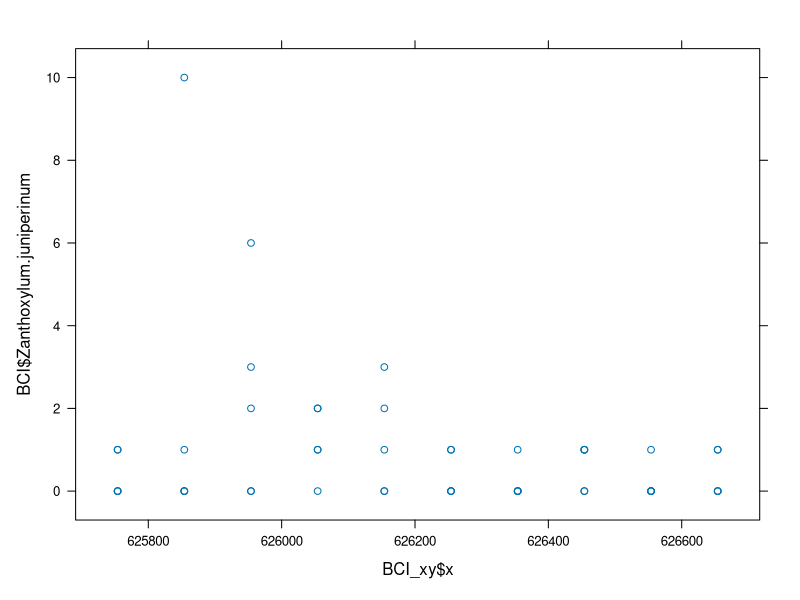
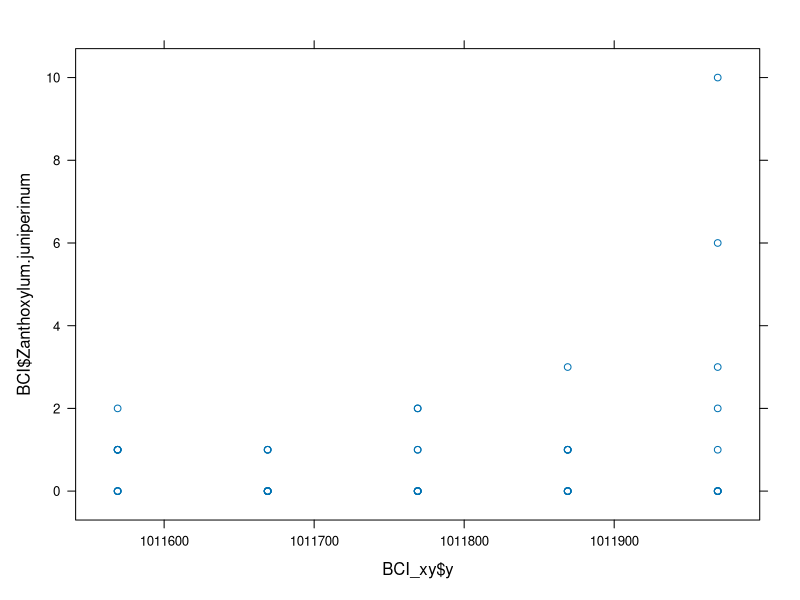
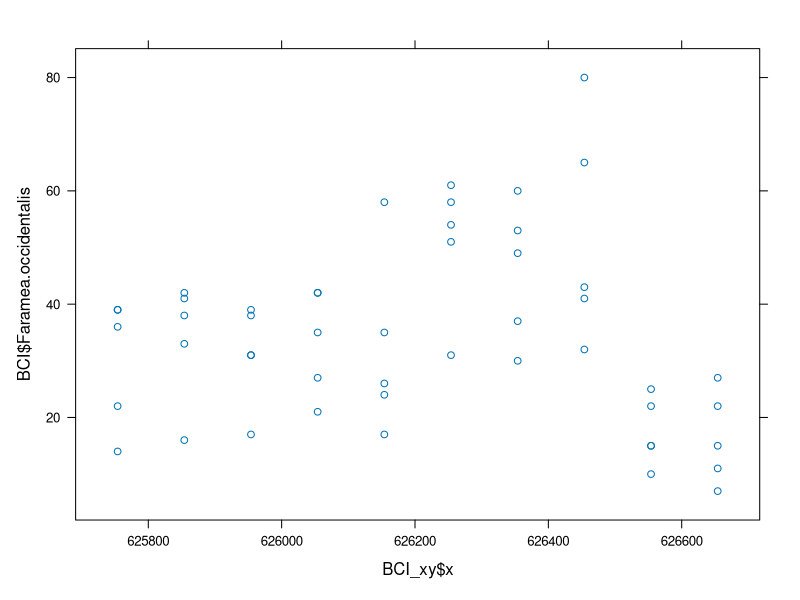
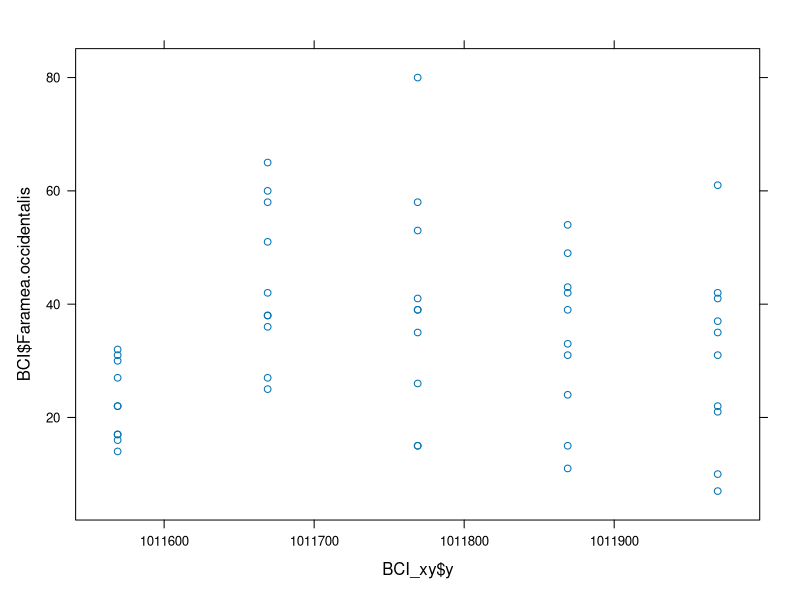
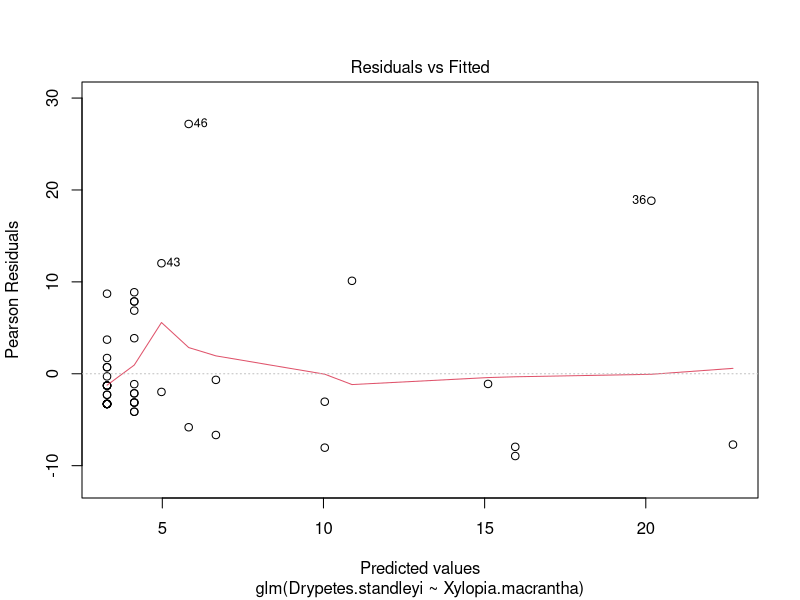
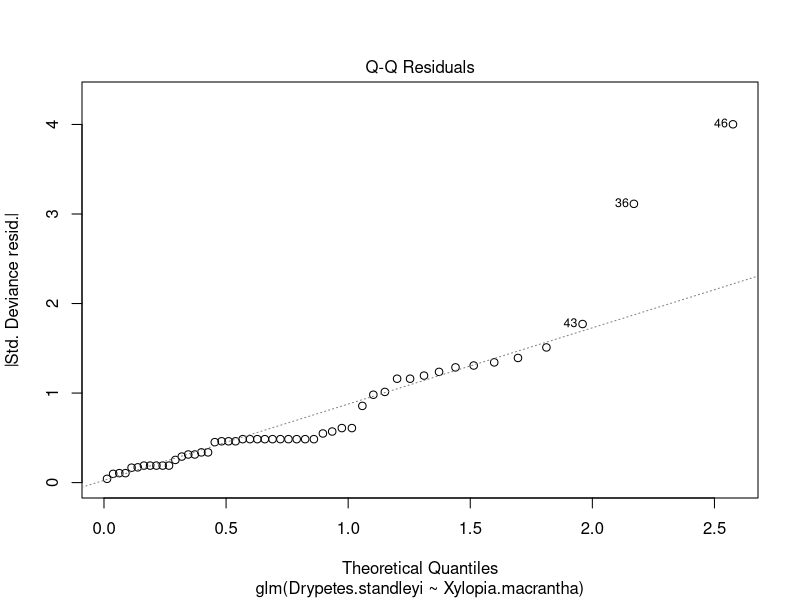
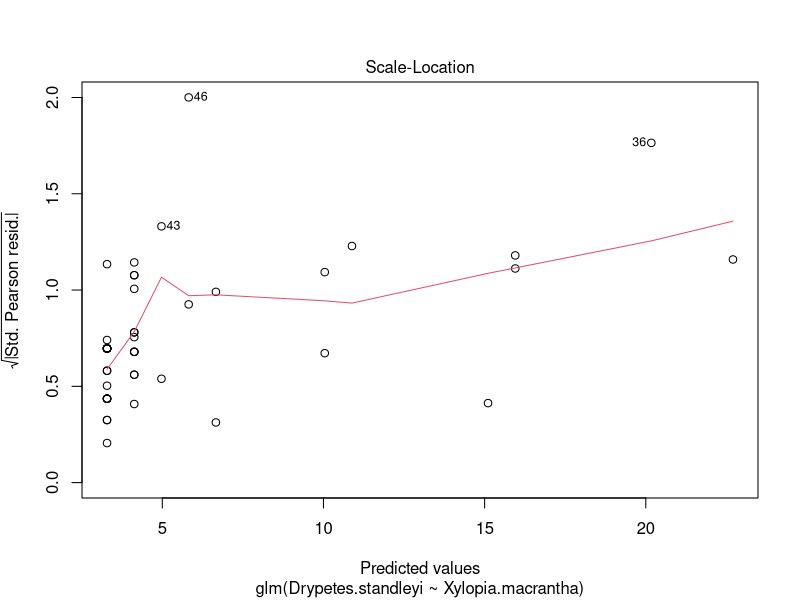
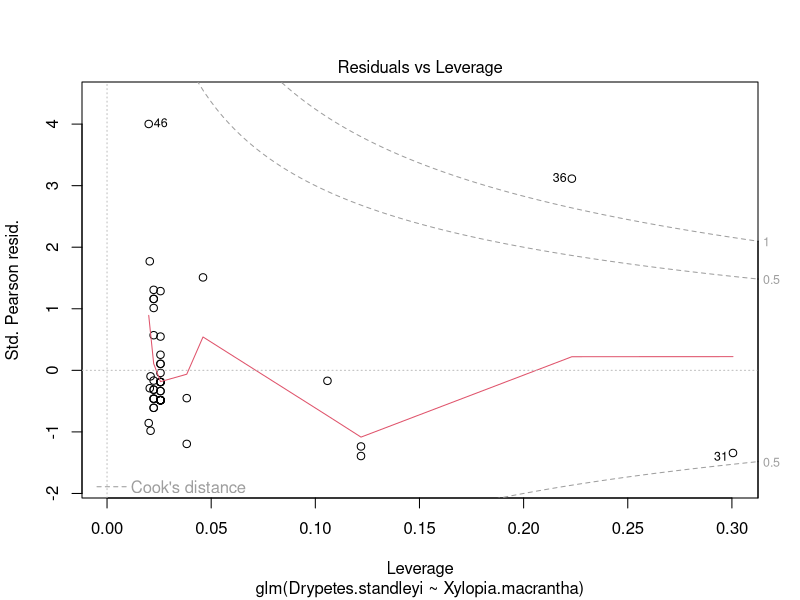

The R source for these figures, in order: (Note: this script raises an error after producing the figures.)
## ---- chunk 1
library(vegan)
library(lattice)
library(nlme)
data(BCI)
## UTM Coordinates (in metres)
BCI_xy = data.frame(x = rep(seq(625754, 626654, by=100), each=5), 
                    y = rep(seq(1011569,  1011969, by=100), len=50))

colSums(BCI) #rare species: Zanthoxylum juniperinum
#common species: Faramea occidentalis

xyplot(BCI$Zanthoxylum.juniperinum ~ BCI_xy$x) #not much of a pattern
xyplot(BCI$Zanthoxylum.juniperinum ~ BCI_xy$y) #pattern here

xyplot(BCI$Faramea.occidentalis ~ BCI_xy$x) #maybe an optimal lat
xyplot(BCI$Faramea.occidentalis ~ BCI_xy$y) #maybe a pattern...

model.1 = glm(Drypetes.standleyi ~ Xylopia.macrantha, data = BCI)
summary(model.1)
plot(model.1)

model.2 = glm(Drypetes.standleyi ~ Cordia.lasiocalyx + Hirtella.triandra + Picramnia.latifolia + Quassia.amara + Tabernaemontana.arborea + Trattinnickia.aspera + Xylopia.macrantha, data = BCI)
summary(model.2)

bci.df = data.frame(BCI, BCI_xy)

gls.1 = gls(Drypetes.standleyi ~ Xylopia.macrantha, data = bci.df)
plot(Variogram(gls.1, form = ~ x + y))
summary(gls.1)

gls.2 = gls(Drypetes.standleyi ~ Cordia.lasiocalyx + Hirtella.triandra + Picramnia.latifolia + Quassia.amara + Tabernaemontana.arborea + Trattinnickia.aspera + Xylopia.macrantha, data = bci.df)
plot(Variogram(gls.2, form = ~ x + y))
summary(gls.2)
## ---- chunk 2

